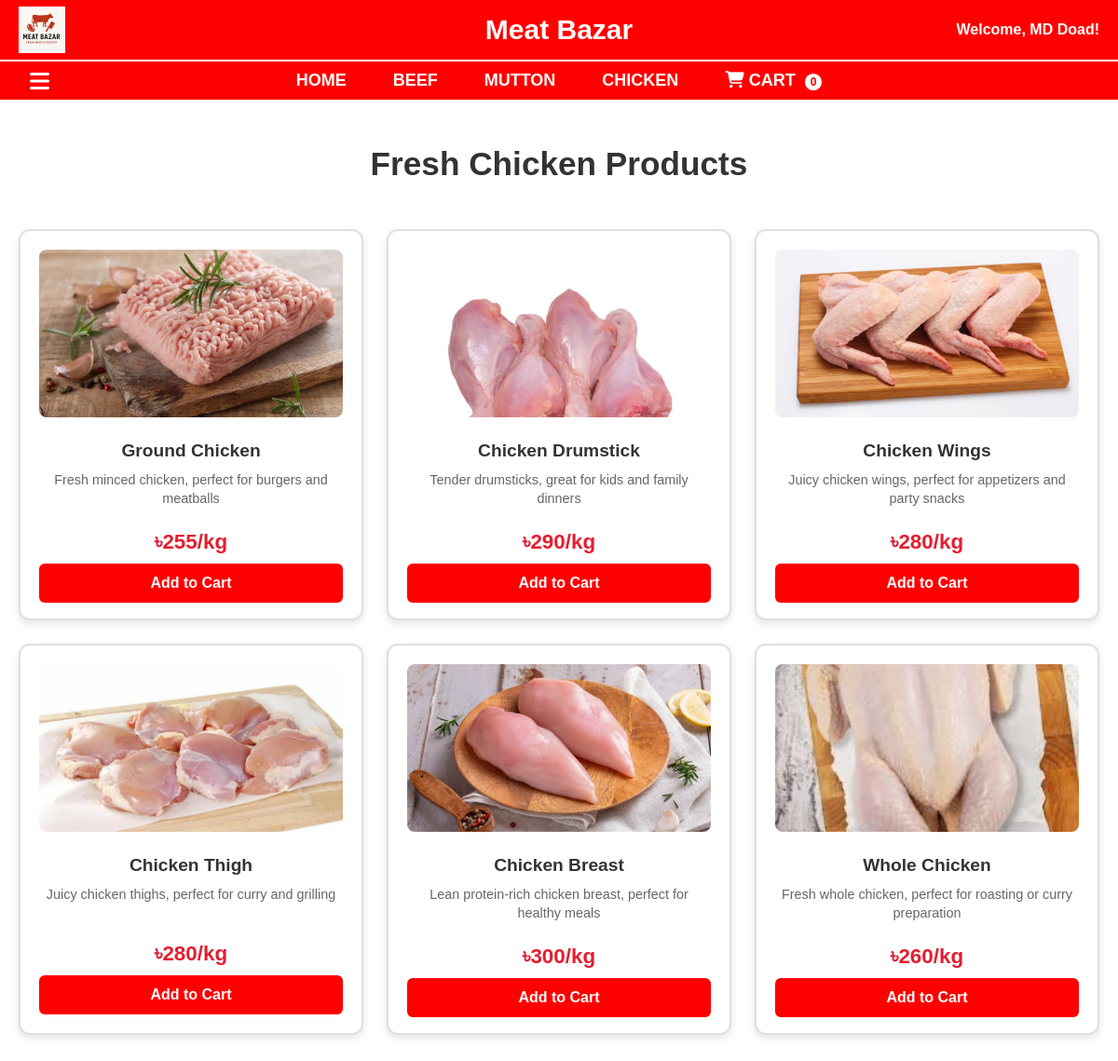
The app's page /user/chicken.php (signed in) with its own data.
### tables this page shows
CREATE TABLE `inventory` (
  `id` int(11) NOT NULL,
  `category` varchar(20) NOT NULL,
  `name` varchar(100) NOT NULL,
  `price` int(11) NOT NULL,
  `image` varchar(100) NOT NULL,
  `description` varchar(255) DEFAULT NULL
);

### user/chicken.php (the view, shortened to what this page needs)
<!DOCTYPE html>
<html lang="en">
<head>
    <link rel="stylesheet" href="https://cdnjs.cloudflare.com/ajax/libs/font-awesome/6.5.0/css/all.min.css">
</head>
<body>
    <div class="header">
        <img src="../assets/images/logo.png" alt="Logo">
        <h1>Meat Bazar</h1>
        <h4>Welcome, <?php echo htmlspecialchars($_SESSION['full_name']); ?>!</h4>
    </div>
    <div class="gap"></div>
    <div class="nav">
        <label for="check"><i class="fa fa-bars menu-toggle"></i></label>
        <a href="home.php">Home</a>
        <a href="beef.php">Beef</a>
        <a href="mutton.php">Mutton</a>
        <a href="chicken.php">Chicken</a>
        <a href="cart.php" class="cart-link">
            <i class="fa fa-shopping-cart"></i> Cart
            <span id="cart-count" class="cart-count">0</span>
        </a>
    </div>
    <div class="container">
        <div class="content">
            <h2>Fresh Chicken Products</h2>
            <div class="products-grid">
                <?php
                require_once __DIR__ . '/../includes/db.php';
                $products = [];
                $stmt = $conn->prepare("SELECT * FROM inventory WHERE category='chicken' ORDER BY id DESC");
                $stmt->execute();
                $result = $stmt->get_result();
                while ($row = $result->fetch_assoc()) {
                    $products[] = $row;
                }
                foreach ($products as $item) {
                ?>
                    <div class="product-card">
                        <img src="../assets/images/<?php echo htmlspecialchars($item['image']); ?>" alt="<?php echo htmlspecialchars($item['name']); ?>">
                        <div class="product-info">
                            <div class="product-details">
                                <h3><?php echo htmlspecialchars($item['name']); ?></h3>
                                <p><?php echo htmlspecialchars($item['description']); ?></p>
                            </div>
                            <div class="price">৳<?php echo htmlspecialchars($item['price']); ?>/kg</div>
                            <button onclick="addToCart('<?php echo htmlspecialchars($item['name']); ?>', <?php echo htmlspecialchars($item['price']); ?>, '<?php echo htmlspecialchars($item['image']); ?>')">Add to Cart</button>
                        </div>
                    </div>
                <?php } ?>
            </div>
        </div>
    </div>
</body>
</html>

### user/chicken.php (style rules this page uses)
:root { --HEADER-H: 65px; --GAP-H: 2px; --NAV-H: 45px; --SIDEBAR-W: 220px; }
* { box-sizing: border-box }
body { margin: 0; font-family: Arial, sans-serif; background-color: white; }
.header { background-color: red; color: white; display: flex; align-items: center; justify-content: center; padding: 15px 20px; position: fixed; top: 0; left: 0; width: 100%; z-index: 1000; }
.header img { position: absolute; left: 20px; height: 50px; }
.header h1 { margin: 0; font-size: 30px; font-weight: bold; }
.header h4 { margin: 0; position: absolute; right: 20px; top: 50%; transform: translateY(-50%); }
.gap { background-color: white; height: 2px; position: fixed; top: var(--HEADER-H); left: 0; width: 100%; z-index: 999; }
.nav { background-color: #FF0000; display: flex; align-items: center; justify-content: center; padding: 10px 0; position: fixed; top: calc(var(--HEADER-H) + var(--GAP-H)); left: 0; width: 100%; z-index: 998; }
.nav a { color: white; text-decoration: none; margin: 0 25px; font-size: 18px; font-weight: bold; text-transform: uppercase; }
.cart-link { position: relative; }
.cart-count { background-color: #fff; color: #FF0000; border-radius: 50%; padding: 2px 6px; font-size: 12px; font-weight: bold; margin-left: 5px; min-width: 18px; text-align: center; display: inline-block; }
.menu-toggle { position: absolute; left: 32px; top: 50%; transform: translateY(-50%); font-size: 24px; color: white; cursor: pointer; }
.container { position: relative; }
.content { flex: 1; padding: 20px; margin-left: 0; transition: margin-left .4s ease; margin-top: calc(var(--HEADER-H) + var(--GAP-H) + var(--NAV-H)); }
.products-grid { display: grid; grid-template-columns: repeat(auto-fill, minmax(280px, 1fr)); gap: 25px; padding: 20px 0; max-width: 1200px; margin: 0 auto; }
.product-card { border: 2px solid #e0e0e0; border-radius: 12px; padding: 20px; text-align: center; background: white; box-shadow: 0 4px 8px rgba(0, 0, 0, 0.1); transition: transform 0.3s ease, box-shadow 0.3s ease; height: 420px; display: flex; flex-direction: column; }
.product-card img { width: 100%; height: 180px; object-fit: cover; border-radius: 8px; margin-bottom: 15px; }
.product-info { flex: 1; display: flex; flex-direction: column; justify-content: space-between; }
.product-details { flex-grow: 1; }
.product-details h3 { margin: 10px 0; color: #333; font-size: 1.2em; font-weight: bold; }
.product-details p { color: #666; margin: 8px 0; font-size: 0.9em; line-height: 1.4; }
.price { color: #e41e31; font-size: 1.4em; font-weight: bold; margin: 15px 0 10px 0; }
.product-card button { background-color: #FF0000; color: white; border: none; padding: 12px 20px; border-radius: 6px; cursor: pointer; font-weight: bold; font-size: 1em; transition: background-color 0.3s ease; width: 100%; margin-top: auto; }
h2 { text-align: center; color: #333; margin-bottom: 30px; font-size: 2.2em; }

### records on screen
inventory: image (picture), name "Ground Chicken", description "Fresh minced chicken, perfect for burgers and meatballs", price "255"
inventory: image (picture), name "Chicken Drumstick", description "Tender drumsticks, great for kids and family dinners", price "290"
inventory: image (picture), name "Chicken Wings", description "Juicy chicken wings, perfect for appetizers and party snacks", price "280"
inventory: image (picture), name "Chicken Thigh", description "Juicy chicken thighs, perfect for curry and grilling", price "280"
inventory: image (picture), name "Chicken Breast", description "Lean protein-rich chicken breast, perfect for healthy meals", price "300"
inventory: image (picture), name "Whole Chicken", description "Fresh whole chicken, perfect for roasting or curry preparation", price "260"

### other values on screen
$_SESSION['full_name'] "MD Doad"
